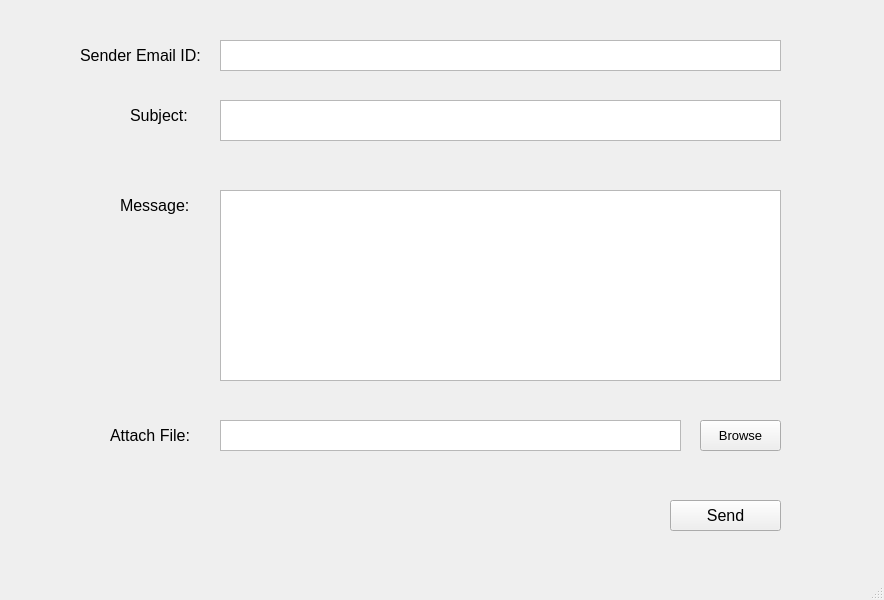
<?xml version="1.0" encoding="UTF-8"?>
<ui version="4.0">
 <class>Lerror</class>
 <widget class="QMainWindow" name="Lerror">
  <property name="geometry">
   <rect>
    <x>0</x>
    <y>0</y>
    <width>884</width>
    <height>600</height>
   </rect>
  </property>
  <property name="windowTitle">
   <string>Send Mail</string>
  </property>
  <widget class="QWidget" name="centralwidget">
   <widget class="QPushButton" name="sendbtn">
    <property name="geometry">
     <rect>
      <x>670</x>
      <y>500</y>
      <width>111</width>
      <height>31</height>
     </rect>
    </property>
    <property name="font">
     <font>
      <family>Segoe UI</family>
      <pointsize>12</pointsize>
     </font>
    </property>
    <property name="text">
     <string>Send</string>
    </property>
   </widget>
   <widget class="QTextEdit" name="smail">
    <property name="geometry">
     <rect>
      <x>220</x>
      <y>40</y>
      <width>561</width>
      <height>31</height>
     </rect>
    </property>
    <property name="font">
     <font>
      <pointsize>12</pointsize>
     </font>
    </property>
   </widget>
   <widget class="QTextEdit" name="sub">
    <property name="geometry">
     <rect>
      <x>220</x>
      <y>100</y>
      <width>561</width>
      <height>41</height>
     </rect>
    </property>
    <property name="font">
     <font>
      <pointsize>12</pointsize>
     </font>
    </property>
   </widget>
   <widget class="QTextEdit" name="msg">
    <property name="geometry">
     <rect>
      <x>220</x>
      <y>190</y>
      <width>561</width>
      <height>191</height>
     </rect>
    </property>
    <property name="font">
     <font>
      <pointsize>12</pointsize>
     </font>
    </property>
   </widget>
   <widget class="QLabel" name="label">
    <property name="geometry">
     <rect>
      <x>80</x>
      <y>40</y>
      <width>151</width>
      <height>31</height>
     </rect>
    </property>
    <property name="font">
     <font>
      <family>Segoe UI</family>
      <pointsize>12</pointsize>
     </font>
    </property>
    <property name="text">
     <string>Sender Email ID:</string>
    </property>
   </widget>
   <widget class="QLabel" name="label_2">
    <property name="geometry">
     <rect>
      <x>130</x>
      <y>100</y>
      <width>81</width>
      <height>31</height>
     </rect>
    </property>
    <property name="font">
     <font>
      <family>Segoe UI</family>
      <pointsize>12</pointsize>
     </font>
    </property>
    <property name="text">
     <string>Subject:</string>
    </property>
   </widget>
   <widget class="QLabel" name="label_3">
    <property name="geometry">
     <rect>
      <x>120</x>
      <y>190</y>
      <width>131</width>
      <height>31</height>
     </rect>
    </property>
    <property name="font">
     <font>
      <family>Segoe UI</family>
      <pointsize>12</pointsize>
     </font>
    </property>
    <property name="text">
     <string>Message:</string>
    </property>
   </widget>
   <widget class="QLabel" name="label_4">
    <property name="geometry">
     <rect>
      <x>110</x>
      <y>420</y>
      <width>131</width>
      <height>31</height>
     </rect>
    </property>
    <property name="font">
     <font>
      <family>Segoe UI</family>
      <pointsize>12</pointsize>
     </font>
    </property>
    <property name="text">
     <string>Attach File:</string>
    </property>
   </widget>
   <widget class="QTextEdit" name="sub_2">
    <property name="geometry">
     <rect>
      <x>220</x>
      <y>420</y>
      <width>461</width>
      <height>31</height>
     </rect>
    </property>
    <property name="font">
     <font>
      <pointsize>12</pointsize>
     </font>
    </property>
   </widget>
   <widget class="QPushButton" name="browsebtn">
    <property name="geometry">
     <rect>
      <x>700</x>
      <y>420</y>
      <width>81</width>
      <height>31</height>
     </rect>
    </property>
    <property name="font">
     <font>
      <family>Segoe UI</family>
      <pointsize>10</pointsize>
     </font>
    </property>
    <property name="text">
     <string>Browse</string>
    </property>
   </widget>
   <widget class="QLabel" name="status">
    <property name="geometry">
     <rect>
      <x>580</x>
      <y>510</y>
      <width>47</width>
      <height>13</height>
     </rect>
    </property>
    <property name="font">
     <font>
      <family>Segoe UI</family>
      <pointsize>12</pointsize>
     </font>
    </property>
    <property name="text">
     <string/>
    </property>
   </widget>
   <widget class="QLabel" name="Lerror2">
    <property name="geometry">
     <rect>
      <x>346</x>
      <y>20</y>
      <width>341</width>
      <height>16</height>
     </rect>
    </property>
    <property name="font">
     <font>
      <family>Segoe UI</family>
      <pointsize>10</pointsize>
     </font>
    </property>
    <property name="text">
     <string/>
    </property>
    <property name="alignment">
     <set>Qt::AlignCenter</set>
    </property>
   </widget>
   <widget class="QLabel" name="Linfo">
    <property name="geometry">
     <rect>
      <x>160</x>
      <y>500</y>
      <width>441</width>
      <height>41</height>
     </rect>
    </property>
    <property name="font">
     <font>
      <family>Segoe UI</family>
      <pointsize>18</pointsize>
     </font>
    </property>
    <property name="text">
     <string> </string>
    </property>
    <property name="alignment">
     <set>Qt::AlignCenter</set>
    </property>
   </widget>
  </widget>
  <widget class="QMenuBar" name="menubar">
   <property name="geometry">
    <rect>
     <x>0</x>
     <y>0</y>
     <width>884</width>
     <height>21</height>
    </rect>
   </property>
  </widget>
  <widget class="QStatusBar" name="statusbar"/>
 </widget>
 <resources/>
 <connections/>
</ui>
